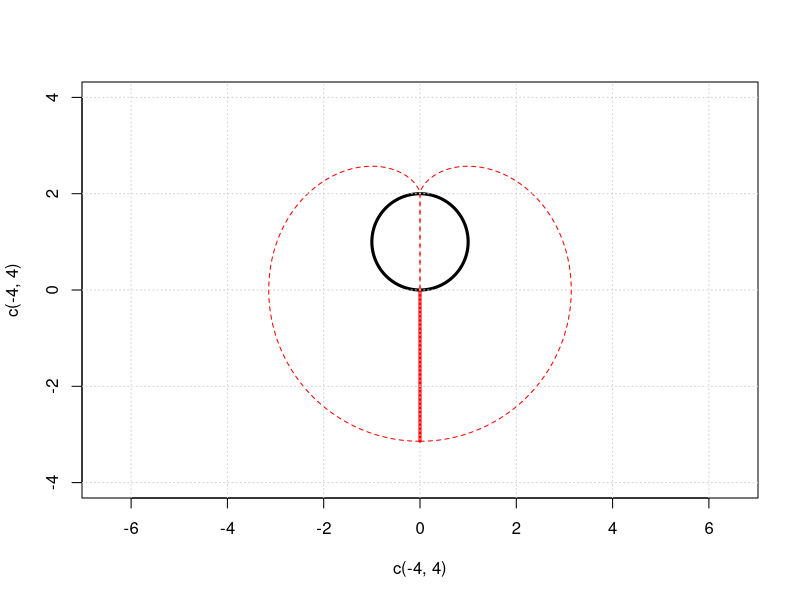

Reproduce this figure in R.
## ---- chunk 1
knitr::opts_chunk$set(echo = TRUE)
## ---- chunk 2

# Get the multiples of 581
x=(10000:99999)[(10000:99999) %% 581 == 0]

despised=trunc(x/1000)
disliked=(trunc(x/100)%%10)
kinsfolk=x%%100

k = ((despised+disliked) == kinsfolk) & (despised>0) & (disliked>0)

x[k]

x[k]/581

## ---- chunk 3
R=1
L=pi*R

plot(c(-4,4),c(-4,4),type='n',asp=1)
theta=seq(0,2*pi,length=100)
x_sphere=R*cos(theta)
y_sphere=R+R*sin(theta)
polygon(x_sphere,y_sphere,lwd=3)

lines(c(0,0),c(0,-L),col='red',lwd=3)

# Semicircle for the lower half
theta=seq(-pi/2,0,length=100); x_1=L*cos(theta); y_1=L*sin(theta)

# Strange reducing circle for upper half
theta=seq(0,pi,length=100)
x_2=R*sin(theta)+(L-R*theta)*cos(theta)
y_2=R-R*cos(theta)+(L-R*theta)*sin(theta)

polygon(c(x_1,x_2),c(y_1,y_2),border='red',lty='dashed')
polygon(-1*c(x_1,x_2),c(y_1,y_2),border='red',lty='dashed')
grid()
